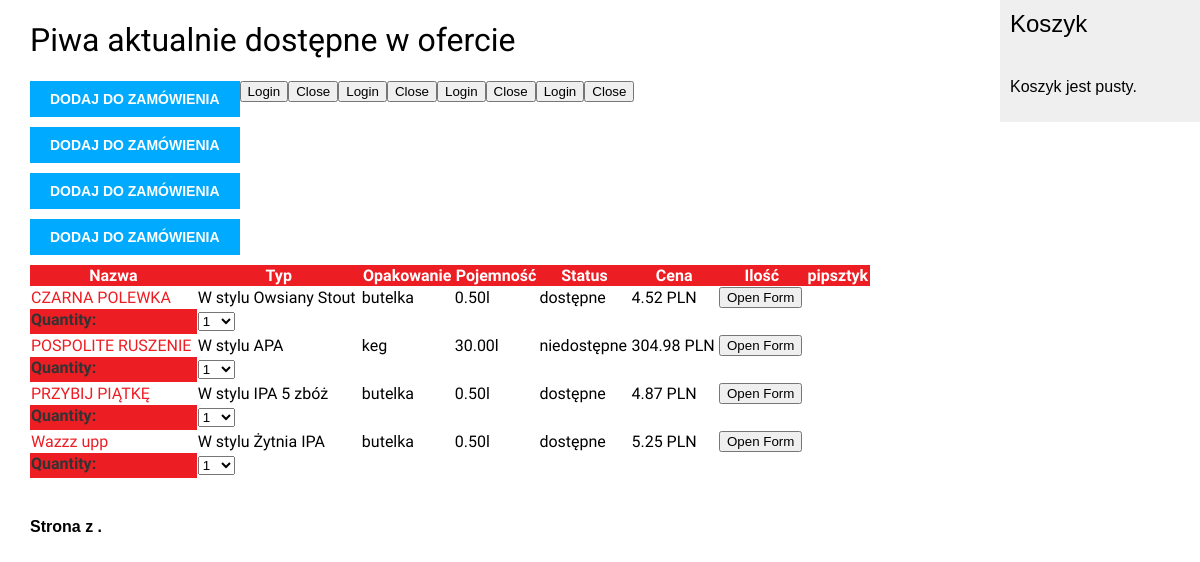
Page /orders/stock/ on the committed database.
### orders/models.py (models this page shows, shortened)
class Stock(models.Model):
    AVAILABLE_STATUS = (
        ('dostępne', 'Dostępne'),
        ('ostatnie_sztuki', 'Ostatnie sztuki'),
        ('niedostępne', 'Niedostępne')
    )
    distribution = models.ForeignKey(Distribution, on_delete=models.CASCADE, related_name='beer_stock')
    quantity = models.PositiveIntegerField(default=0)
    status = models.CharField(max_length=15, choices=AVAILABLE_STATUS, default="niedostępne")
    available = models.BooleanField(default=True)
    class Meta:
        ordering = ('distribution',)

class Distribution(models.Model):
    PACKAGE_CHOICES = (
        ('butelka', 'Butelka'),
        ('keg', 'Keg'),
    )
    beer = models.ForeignKey(Beer, on_delete=models.CASCADE, related_name='beer_distribution')
    package = models.CharField(max_length=7, choices=PACKAGE_CHOICES, default='butelka')
    capacity = models.DecimalField(max_digits=5, decimal_places=2)
    boxquantity = models.PositiveSmallIntegerField()
    price = models.DecimalField(max_digits=5, decimal_places=2)
    class Meta:
        ordering = ('beer', 'package',)

class Beer(models.Model):
    name = models.CharField(max_length=50)
    type = models.CharField(max_length=50)
    description = models.TextField(null=True)
    createdon = models.DateTimeField(auto_now_add=True)
    createdby = models.ForeignKey(User, on_delete=models.PROTECT)
    updated = models.DateTimeField(auto_now=True)
    image = models.ImageField(upload_to='products/%Y/%m/%d', blank=True)
    class Meta:
        ordering = ('name',)
    def get_absolute_url(self):
        return reverse('orders:beer_detail', args=[self.name])

### orders/views.py (the view)
# urls.py: path('stock/', views.stock_list, name='product_list'),
def stock_list(request):
    products = Stock.objects.filter(available=True)
    cart_product_form = CartAddProductForm()
    return render(request, 'orders/stock/list.html',
                  {'stock': products,
                   'cart_product_form': cart_product_form})

### cart/forms.py
class CartAddProductForm(forms.Form):
    quantity = forms.TypedChoiceField(
        choices=PRODUCT_QUANTITY_CHOICES,
        coerce=int)
    update = forms.BooleanField(required=False, initial=False, widget=forms.HiddenInput)

### orders/templates/orders/stock/list.html (shortened to what this page needs)
{% extends "orders/base.html" %}
{% block content %}
	<h1>Piwa aktualnie dostępne w ofercie</h1>
		<table>
			<tableHeader>
				<tr>
					<th bgcolor=""><tableHeader>Nazwa</tableHeader></th>
					<th>Typ</th>
            		<th>Opakowanie</th>
					<th>Pojemność</th>
            		<th>Status</th>
            		<th>Cena</th>
            		<th>Ilość</th>
					<th>pipsztyk</th>
				</tr>
			</tableHeader>
	{% for product in stock %}
		<tr>
			<td><a href="{{ product.distribution.beer.get_absolute_url }}">
			{{ product.distribution.beer.name }}
			</a></td>
			<td>W stylu {{ product.distribution.beer.type }}</td>
			<td>{{ product.distribution.package }}</td>
			<td>{{ product.distribution.capacity }}l</td>
			<td>{{ product.status }}</td>
			<td>{{ product.distribution.price }} PLN</td>
			<td><button class="open-button" onclick="openForm('{{product.id}}')">Open Form</button></td>
	<td><div class="form-popup" id="myForm">
	  <form action="/action_page.php" class="form-container">
			<form action="{% url "cart:cart_add" product_id=product.id %}" method="post">
				{{ cart_product_form }}
				<input type="submit" value="Dodaj do zamówienia"> </form>
		<button type="submit" class="btn">Login</button>
		<button type="button" class="btn cancel" onclick="closeForm()">Close</button>
	  </form>
	</div></td>
		</tr>
	{% endfor %}
	</table>
	{% include "pagination.html" with page=page_obj %}
{% endblock %}

### orders/templates/orders/base.html (shortened to what this page needs)
{% load static %}
<!DOCTYPE html>
<html>
<head>
	<link href="{% static "css/orders.css" %}" rel="stylesheet">
</head>
<body>
	<div id="content">
		{% block content %}
		{% endblock %}
	</div>
	<div id="sidebar">
		<h2>Koszyk</h2>
			<p>Koszyk jest pusty.</p>
	</div>
</body>
</html>

### orders/templates/pagination.html (shortened to what this page needs)
<div class="pagination">
	<span class="step-links">
		<span class="current">
			Strona {{page.number}} z {{page.paginator.num_pages}}.
		</span>
	</span>
</div>

### orders/static/css/orders.css (style rules this page uses)
body { margin:0; padding:0; font-family:helvetica, sans-serif; }
a { color:#ED1D24; text-decoration:none; }
h1 { color:#000000; font-weight:normal; padding:0 0 0px 0; border-spacing: 10px ; font-family: 'Roboto', sans-serif; }
h2 { font-weight:normal; margin:0px 0px 40px; }
table { border-collapse: collapse; width: 100%; }
th { background-color:#ED1D24; color:#FFFFFF; font-weight:bold; font-family: 'Changa', sans-serif; }
tr { color:#000000; font-weight:300; font-family: 'Changa', sans-serif; }
#content { float:left; width:70%; padding:0 0 0 30px; }
#sidebar { float:right; width:15%; padding:10px; background:#efefef; height:100%; }
.pagination { margin:40px 0; font-weight:bold; }
label { float:left; clear:both; color:#333; margin-bottom:4px; }
input, textarea { clear:both; float:left; margin:0 0 10px; background:#ededed; border:0; padding:6px 10px; font-size:12px; }
input[type=submit] { font-weight:bold; background:#00abff; color:#fff; padding:10px 20px; font-size:14px; text-transform:uppercase; }
.form-popup { display: none; position: fixed; bottom: 0; right: 15px; border: 3px solid #f1f1f1; z-index: 9; }

### rows in the picture
Stock: distribution.beer.name "CZARNA POLEWKA", distribution.beer.type "Owsiany Stout", distribution.package "butelka", distribution.capacity "0.50", status "dostępne", distribution.price "4.52"
Stock: distribution.beer.name "POSPOLITE RUSZENIE", distribution.beer.type "APA", distribution.package "keg", distribution.capacity "30.00", status "niedostępne", distribution.price "304.98"
Stock: distribution.beer.name "PRZYBIJ PIĄTKĘ", distribution.beer.type "IPA 5 zbóż", distribution.package "butelka", distribution.capacity "0.50", status "dostępne", distribution.price "4.87"
Stock: distribution.beer.name "Wazzz upp", distribution.beer.type "Żytnia IPA", distribution.package "butelka", distribution.capacity "0.50", status "dostępne", distribution.price "5.25"
